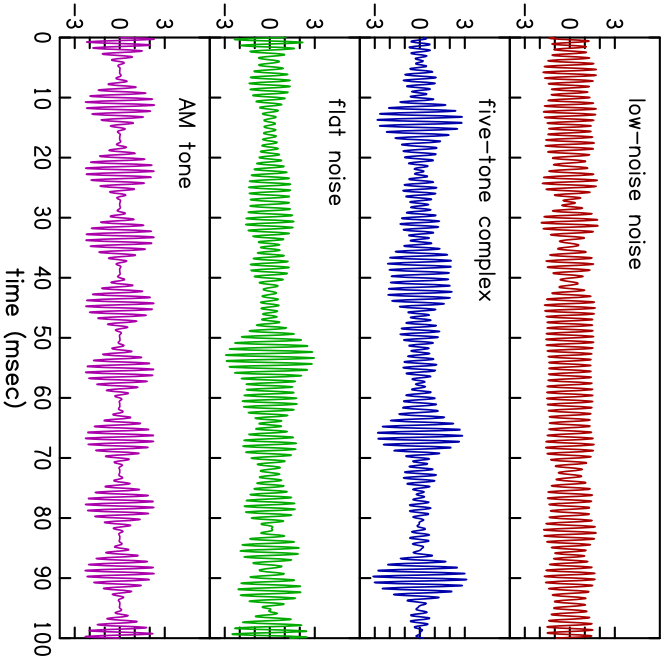

gnuplot code for this plot:
; test_band.plt - quarter-octave stimuli
;
head=0 : ticsiz=0.7 : ticdir=in : yhor=y
axlwt=0.7 : annlwt=1.1 : lablwt=1.1 : pltlwt=0.9 : labsiz=1.1 : sizfac=6
pltyp=line : clip=y
xdata=$1 : ydata=$2 : zdata=0 : lintyp=0
xllc=1 : yllc=0
xlen=6 : ylen=1.5
xanskp=0
xmin=0 : xmax=100 : xint=10 : xper=100
ymin=-3 : ymax=3 : yint=6 : yper=60 : yshif=-10
yann=-3 0 3
xlabel=time (msec)
tlabel=
tmin=0 : tmax=100 : tint=1 : tanskp=-1
msgdat=y
;--------------------------
newframe
pltcol=5 : yllc=(yllc+ylen)
include test_band_4.txt ; AM tone
plot
10 4 "AM tone"
;--------------------------
xanskp=-1 : xlabel=
;--------------------------
newframe
pltcol=2 : yllc=(yllc+ylen)
include test_band_2.txt
plot
10 4 "flat noise"
;--------------------------
newframe
pltcol=1 : yllc=(yllc+ylen)
include test_band_1.txt
plot
10 4 "five-tone complex"
;--------------------------
newframe
pltcol=4 : yllc=(yllc+ylen)
include test_band_3.txt ; low-noise noise
plot
10 4 "low-noise noise"
;--------------------------
